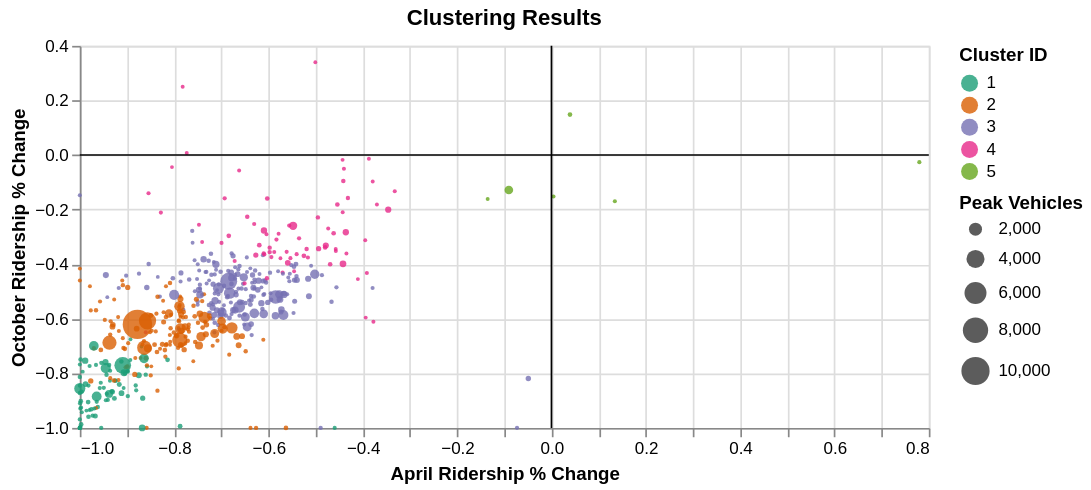

Describe this chart as a Vega-Lite specification.
### Vega-Lite specification from a JSON file in a GitHub repository (floating-point values rounded to 4 significant figures; data arrays with more than 128 entries replaced by an {"elided": "..."} marker saying what was removed)
{"config": {"view": {"continuousWidth": 400, "continuousHeight": 300}}, "layer": [{"data": {"name": "data-d6d33bcf20e86809a9847d2cb635bedb"}, "mark": "circle", "encoding": {"color": {"type": "nominal", "field": "Cluster_ID", "scale": {"scheme": "dark2"}, "title": "Cluster ID"}, "opacity": {"condition": {"value": 0.8, "selection": "selector026"}, "value": 0.2}, "size": {"type": "quantitative", "field": "peak_vehicles", "scale": {"clamp": true, "domain": [3, 10885], "range": [5, 300]}, "title": "Peak Vehicles"}, "tooltip": [{"type": "nominal", "field": "agency"}, {"type": "nominal", "field": "metro_area"}, {"type": "nominal", "field": "Cluster"}, {"type": "quantitative", "field": "april_pct_change"}, {"type": "quantitative", "field": "july_pct_change"}, {"type": "quantitative", "field": "oct_pct_change"}, {"type": "quantitative", "field": "OCT19"}, {"type": "quantitative", "field": "OCT20"}, {"type": "quantitative", "field": "peak_vehicles"}], "x": {"type": "quantitative", "field": "april_pct_change", "title": "April Ridership % Change"}, "y": {"type": "quantitative", "field": "oct_pct_change", "title": "October Ridership % Change"}}, "height": 225, "selection": {"selector026": {"type": "multi", "fields": ["Cluster"], "bind": "legend"}}, "title": "Clustering Results", "width": 500}, {"data": {"name": "data-9c00aa9dc2b1c1a0b4bf9b34ead12925"}, "mark": "rule", "encoding": {"x": {"type": "quantitative", "field": "x"}}}, {"data": {"name": "data-06fd9f850666401b4599de5588b60692"}, "mark": "rule", "encoding": {"y": {"type": "quantitative", "field": "y"}}}], "$schema": "https://vega.github.io/schema/vega-lite/v4.8.1.json", "datasets": {"data-d6d33bcf20e86809a9847d2cb635bedb": {"elided": "480 records"}, "data-9c00aa9dc2b1c1a0b4bf9b34ead12925": [{"x": 0}], "data-06fd9f850666401b4599de5588b60692": [{"y": 0}]}}
